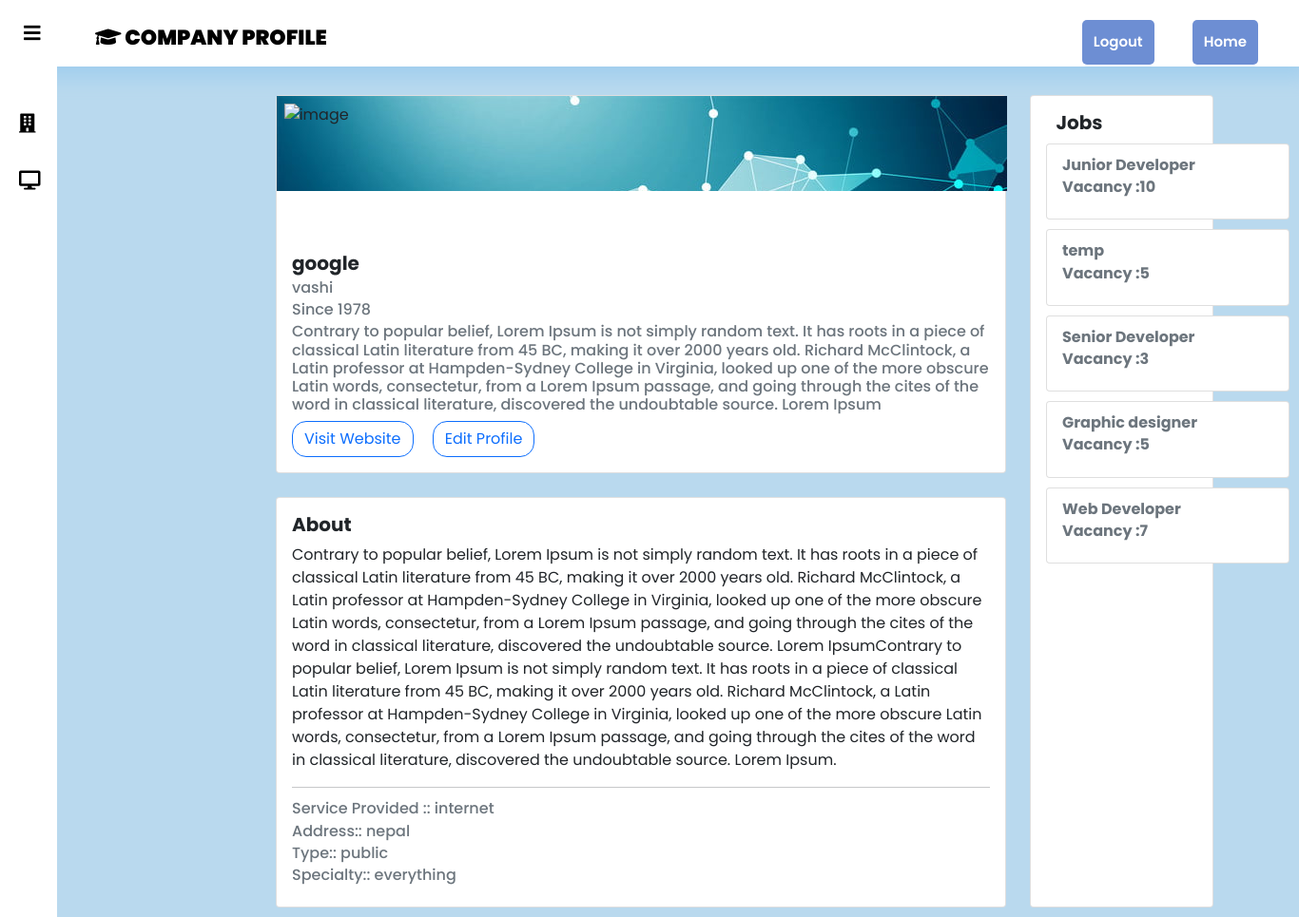
The app's page /company/companyprofile/ (signed in) with its own data.
### company/models.py (models this page shows, shortened)
class CompanyProfile(models.Model):
    user=models.OneToOneField(get_user_model(),on_delete=models.CASCADE)
    company_name=models.CharField(max_length=70)
    preview=models.TextField()
    about=models.TextField()
    website=models.URLField(max_length=250)
    service_provided=models.CharField(max_length=250)
    address=models.TextField()
    headquaters=models.CharField(max_length=250)
    type_of_company=models.CharField(choices=type_list,max_length=50)
    founded_on=models.CharField(max_length=4)
    speciality=models.TextField()
    def __str__(self):
        return self.company_name

class Job(models.Model):
    user=models.ForeignKey(get_user_model(),null=True,on_delete=models.CASCADE)
    position=models.CharField(max_length=200)
    expected=models.TextField()
    salary=models.DecimalField(max_digits=10,decimal_places=2)
    vacancy=models.IntegerField()
    desc=models.TextField()
    job_time=models.DecimalField(max_digits=4,decimal_places=2)
    job_responsibilty=models.TextField()
    date_posted=models.DateTimeField(default=timezone.now)
    hide_key=models.BooleanField(default=False)

### company/views.py (the view)
# urls.py: path('companyprofile/',CompanyProfilePage,name="company-profile"),
def CompanyProfilePage(request):
    cp=CompanyProfile.objects.get(user=request.user)
    jobs=Job.objects.filter(user=request.user)
    context={
        'cp':cp,
        'jobs':jobs
    }
    return render(request,'company/company_profile.html',context)

### company/templates/company/company_profile.html (shortened to what this page needs)
<!DOCTYPE html>
<html lang="en">
<head>
    <link rel="stylesheet" href="https://cdnjs.cloudflare.com/ajax/libs/font-awesome/5.12.1/css/all.min.css">
    <link rel="stylesheet" href="https://cdn.jsdelivr.net/npm/pixeden-stroke-7-icon@1.2.3/pe-icon-7-stroke/dist/pe-icon-7-stroke.min.css">
    <link href="https://cdn.jsdelivr.net/npm/bootstrap@5.0.0-beta3/dist/css/bootstrap.min.css" rel="stylesheet">
    {%load static %}
    <link rel="stylesheet" href="{% static 'company/css/company.css'%}">
</head>
<body style="font-family: 'Poppins', sans-serif;">
    <header style="z-index:1;top:0;height:70px">
        <label for="check">
          <i class="fa fa-bars" aria-hidden="true" id="sidebar_btn"></i>
        </label>
        <div class="left_area">
          <h3><span><i class="fa fa-graduation-cap" aria-hidden="true"></i> Company Profile</span></h3>
        </div>
        {%if request.user.is_authenticated and request.user.id == User.id%}
        {%else%}
        <div class="right_area">
            <a href="{% url 'back-home' %}" class="logout_btn">Home</a>
          </div>
        {%endif%}
        <div class="right_area">
          <a href="{% url 'logout' %}" class="logout_btn">Logout</a>
        </div>
    </header>
    {%if request.user.is_authenticated and request.user.user_type == "company"  %}
<div class="sidebar" style="z-index: 1;top:0">
    <a href="{% url 'jobs-list'%}"><i class="fa fa-building" aria-hidden="true"></i><span>Jobs</span></a>
    <a id="active-link" href="{% url 'sub-forum' request.user.companyprofile  %}"><i class="fas fa-desktop"></i><span>Forum</span></a>
</div>
    <div style="padding:100px 90px 10px  290px; display:flex;">
        <div>
            <div class="card" style="width: 48rem;">
                <div style="background-image: url( {%static 'company/images/techz.jpg' %});height:100px;width:48rem">
                    <div style="width:150px;height:150px;overflow:hidden;margin:1%">
                        <img src="https://logodownload.org/wp-content/uploads/2017/10/starbucks-logo-0.png" alt="image" style="width:150px ;height:auto;">
                    </div>
                </div>
                <br>
                <br>
                <div class="card-body">
                  <h5 class="card-title"><b>{{cp}}</b></h5>
                  <h6 class="card-subtitle mb-2 text-muted">{{cp.headquaters}}</h6>
                  <h6 class="card-subtitle mb-2 text-muted">Since {{cp.founded_on}}</h6>
                  <h6 class="card-subtitle mb-2 text-muted"> {{cp.preview}}</h6>
                  <a href="{{cp.website}}" target="_blank" class="card-link btn btn-outline-primary" style="border-radius: 15px;">Visit Website </a>
                  <a href="{% url 'edit-c-profile' request.user.companyprofile.id %}"  class="card-link btn btn-outline-primary" style="border-radius: 15px;">Edit Profile</a>
                </div>
            </div>
            <div class="card" style="width: 48rem; margin-top:25px">
                <div class="card-body">
                  <h5 class="card-title"><b>About</b></h5>
                  <p class="card-text">{{cp.about}}.</p>
                  <hr>
                  <div>
                    <h6 class="card-subtitle mb-2 text-muted"> Service Provided :: {{cp.service_provided}}</h6>
                    <h6 class="card-subtitle mb-2 text-muted"> Address:: {{cp.address}}</h6>
                    <h6 class="card-subtitle mb-2 text-muted"> Type:: {{cp.type_of_company}}</h6>
                    <h6 class="card-subtitle mb-2 text-muted"> Specialty:: {{cp.speciality}}</h6>
                  </div>
                </div>
            </div>
        </div>
        <div class="card" style="width: 18rem;margin-left:25px">
            <div class="card-body">
              <h5 class="card-title">&nbsp <b>Jobs</b></h5>
              {% for job  in jobs%}
              <div class="card" style="width: 16rem;margin:10px 0px">
                <div class="card-body">
                  <h6 class="card-subtitle mb-2 text-muted"><b>{{job.position}}</b></h6>
                  <h6 class="card-subtitle mb-2 text-muted"><b> Vacancy :{{job.vacancy}}</b></h6>
                </div>
              </div>
              {%endfor%}
            </div>
          </div>
    </div>
    {%else%}
    <div style="padding: 100px; font-size:larger;" >
        <h2>This Page Isnt Available</h2>
        <p>The requested URL was not found on the server. If you entered the URL manually please check your spelling and try again.</p>
    </div>
    {%endif%}
</body>
</html>

### static/company/css/company.css (style rules this page uses)
body { margin: 0; padding: 0; font-family: 'Poppins', sans-serif; background: #b9d9ee; }
header { position: fixed; background: #fff; padding: 3px; width: 100%; box-shadow: 1px 1px 20px 10px #a0ceee; }
.left_area h3 { position: fixed; color: rgb(58, 54, 54); margin: 0; text-transform: uppercase; font-size: 22px; font-weight: 900; left : 100px; }
.left_area span { color: #000; }
.logout_btn { padding: 12px; background: #6d8ed3; text-decoration: none; float: right; float: top; margin-top: -6px; margin-right: 40px; border-radius: 5px; font-size: 15px; font-weight: 600; color: #fff; transition: 0.5s; transition-property: background; }
.sidebar { background: #fff; margin-top: 70px; padding-top: 30px; position: fixed; left: 0; width: 250px; height: 100%; transition: 0.5s; transition-property: left; }
.sidebar a { color: #000; display: block; width: 100%; line-height: 60px; text-decoration: none; padding-left: 40px; box-sizing: border-box; transition: 0.5s; transition-property: background; }
.sidebar i { padding-right: 10px; }
label #sidebar_btn { z-index: 1; color: #000; position: fixed; cursor: pointer; left: 20px; font-size: 20px; margin: 5px ; transition: 0.8s; transition-property: color; }
#check:checked ~ .sidebar { left: -190px; }
#check:checked ~ .sidebar a { font-size: 20px; margin-left: 170px; width: 80px; }

### records on screen
CompanyProfile: company_name "google", headquaters "vashi", founded_on "1978", preview "Contrary to popular belief, Lorem Ipsum is not simply random text. It has roots in a piece of classical Latin literature from 45 BC, making it over 2000 years old. Richard McClintock, a Latin professor at Hampden-Sydney College in Virginia, looked up one of the more obscure Latin words, consectetur, from a Lorem Ipsum passage, and going through the cites of the word in classical literature, discovered the undoubtable source. Lorem Ipsum", about "Contrary to popular belief, Lorem Ipsum is not simply random text. It has roots in a piece of classical Latin literature from 45 BC, making it over 2000 years old. Richard McClintock, a Latin professor at Hampden-Sydney College in Virginia, looked up one of the more obscure Latin words, consectetur, from a Lorem Ipsum passage, and going through the cites of the word in classical literature, discovered the undoubtable source. Lorem IpsumContrary to popular belief, Lorem Ipsum is not simply random text. It has roots in a piece of classical Latin literature from 45 BC, making it over 2000 years old. Richard McClintock, a Latin professor at Hampden-Sydney College in Virginia, looked up one of…", service_provided "internet", address "nepal", type_of_company "public", speciality "everything"
Job: position "Junior Developer", vacancy "10"
Job: position "temp", vacancy "5"
Job: position "Senior Developer", vacancy "3"
Job: position "Graphic designer", vacancy "5"
Job: position "Web Developer", vacancy "7"
